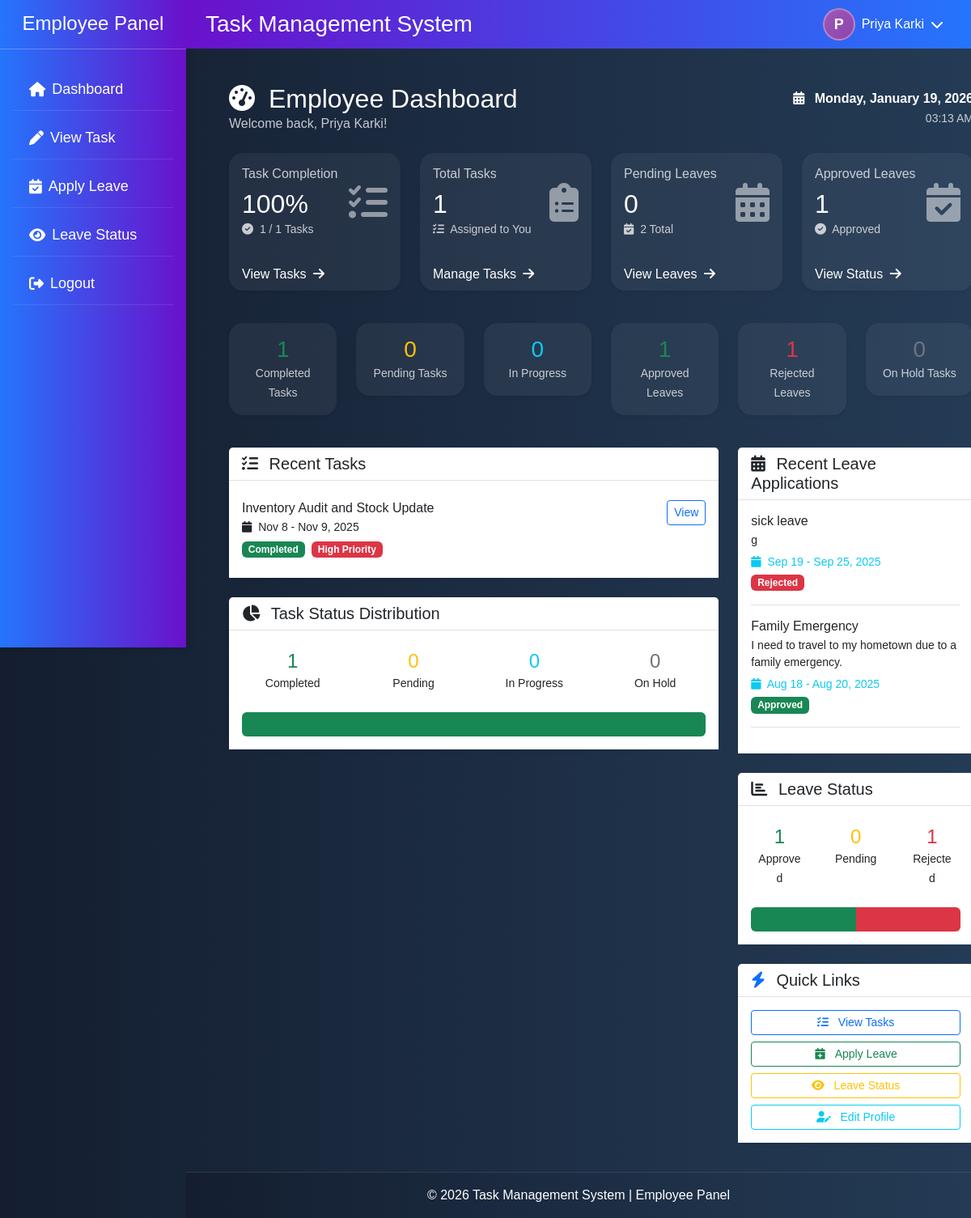
Page /user/dashboard.php (signed in) on the committed database.
### tables this page shows
CREATE TABLE `task_assign` (
  `record_id` int(11) NOT NULL,
  `task_id` int(11) DEFAULT NULL,
  `users_id` int(11) DEFAULT NULL,
  `status` varchar(50) DEFAULT NULL
);

CREATE TABLE `task_manage` (
  `task_id` int(11) NOT NULL,
  `task_title` varchar(255) DEFAULT NULL,
  `task_description` text DEFAULT NULL,
  `created_date` datetime DEFAULT NULL,
  `users_id` int(11) DEFAULT NULL,
  `start_date` date DEFAULT NULL,
  `end_date` date DEFAULT NULL,
  `priority` varchar(50) DEFAULT NULL
);

CREATE TABLE `leave_apply` (
  `leave_id` int(11) NOT NULL,
  `users_id` int(11) DEFAULT NULL,
  `subject` varchar(255) DEFAULT NULL,
  `message` text DEFAULT NULL,
  `start_date` date DEFAULT NULL,
  `end_date` date DEFAULT NULL,
  `created_date` datetime DEFAULT NULL,
  `status` varchar(50) DEFAULT NULL
);

### user/dashboard.php (the view, shortened to what the rows shown need)
<?php
$user_id = (int) $_SESSION['users_id'];
$total_tasks_query = "SELECT COUNT(*) as total FROM task_assign WHERE users_id = $user_id";
$total_tasks_result = mysqli_query($conn, $total_tasks_query);
$total_tasks = mysqli_fetch_assoc($total_tasks_result)['total'] ?? 0;
$completed_tasks_query = "SELECT COUNT(*) as total FROM task_assign WHERE users_id = $user_id AND status = 'Completed'";
$completed_tasks_result = mysqli_query($conn, $completed_tasks_query);
$completed_tasks = mysqli_fetch_assoc($completed_tasks_result)['total'] ?? 0;
$task_completion_rate = $total_tasks > 0 ? round(($completed_tasks / $total_tasks) * 100, 1) : 0;
$approved_leaves_query = "SELECT COUNT(*) as total FROM leave_apply WHERE users_id = $user_id AND status = 'Approved'";
$approved_leaves_result = mysqli_query($conn, $approved_leaves_query);
$approved_leaves = mysqli_fetch_assoc($approved_leaves_result)['total'] ?? 0;
$pending_leaves_query = "SELECT COUNT(*) as total FROM leave_apply WHERE users_id = $user_id AND status = 'Pending'";
$pending_leaves_result = mysqli_query($conn, $pending_leaves_query);
$pending_leaves = mysqli_fetch_assoc($pending_leaves_result)['total'] ?? 0;
$recent_tasks_query = "
    SELECT ta.*, tm.task_title, tm.priority, tm.start_date, tm.end_date
    FROM task_assign ta
    JOIN task_manage tm ON ta.task_id = tm.task_id
    WHERE ta.users_id = $user_id
    ORDER BY ta.record_id DESC
    LIMIT 5
";
$recent_tasks_result = mysqli_query($conn, $recent_tasks_query);
$recent_leaves_query = "
    SELECT * FROM leave_apply
    WHERE users_id = $user_id
    ORDER BY created_date DESC
    LIMIT 5
";
$recent_leaves_result = mysqli_query($conn, $recent_leaves_query);
?>
<div class="manage_task" style="width: 80vw; margin-left: 263px; margin-top: 83px; padding: 20px;">
    <div class="row">
        <div class="col-md-12">
            <div class="d-flex justify-content-between align-items-center mb-4">
                <div>
                    <h2 class="mb-0 text-white"><i class="fas fa-tachometer-alt me-2"></i> Employee Dashboard</h2>
                </div>
            </div>
            <div class="row mb-4">
                <div class="col-md-3 mb-3">
                    <div class="card border-0 shadow-sm h-100" style="background: linear-gradient(135deg, #667eea 0%, #764ba2 100%);">
                        <div class="card-body text-white">
                            <div class="d-flex justify-content-between align-items-center">
                                <div>
                                    <h2 class="mb-0"><?php echo $task_completion_rate; ?>%</h2>
                                </div>
                            </div>
                        </div>
                    </div>
                </div>
                <div class="col-md-3 mb-3">
                    <div class="card border-0 shadow-sm h-100" style="background: linear-gradient(135deg, #f093fb 0%, #f5576c 100%);">
                        <div class="card-body text-white">
                            <div class="d-flex justify-content-between align-items-center">
                                <div>
                                    <h2 class="mb-0"><?php echo $total_tasks; ?></h2>
                                </div>
                            </div>
                        </div>
                    </div>
                </div>
                <div class="col-md-3 mb-3">
                    <div class="card border-0 shadow-sm h-100" style="background: linear-gradient(135deg, #4facfe 0%, #00f2fe 100%);">
                        <div class="card-body text-white">
                            <div class="d-flex justify-content-between align-items-center">
                                <div>
                                    <h2 class="mb-0"><?php echo $pending_leaves; ?></h2>
                                </div>
                            </div>
                        </div>
                    </div>
                </div>
                <div class="col-md-3 mb-3">
                    <div class="card border-0 shadow-sm h-100" style="background: linear-gradient(135deg, #fa709a 0%, #fee140 100%);">
                        <div class="card-body text-white">
                            <div class="d-flex justify-content-between align-items-center">
                                <div>
                                    <h2 class="mb-0"><?php echo $approved_leaves; ?></h2>
                                </div>
                            </div>
                        </div>
                    </div>
                </div>
            </div>
            <div class="row">
                <div class="col-md-8">
                    <div class="card border-0 shadow-sm mb-4">
                        <div class="card-body bg-white">
                            <?php if ($recent_tasks_result && mysqli_num_rows($recent_tasks_result) > 0): ?>
                                <div class="list-group list-group-flush">
                                    <?php while ($task = mysqli_fetch_assoc($recent_tasks_result)):
                                        $status_badge = [
                                            'Completed' => 'success',
                                            'In Progress' => 'primary',
                                            'Pending' => 'warning',
                                            'Not Started' => 'secondary',
                                            'On Hold' => 'info',
                                            'Cancelled' => 'danger'
                                        ];
                                        $priority_badge = [
                                            'High' => 'danger',
                                            'Medium' => 'warning',
                                            'Low' => 'info'
                                        ];
                                        $status_color = $status_badge[$task['status']] ?? 'secondary';
                                        $priority_color = $priority_badge[$task['priority']] ?? 'secondary';
                                    ?>
                                        <div class="list-group-item border-0 px-0">
                                            <div class="d-flex justify-content-between align-items-start">
                                                <div class="flex-grow-1">
                                                    <h6 class="mb-1 text-dark"><?php echo htmlspecialchars($task['task_title']); ?></h6>
                                                    <p class="mb-1 text-dark small">
                                                        <i class="fas fa-calendar me-1"></i>
                                                        <?php echo date('M j', strtotime($task['start_date'])); ?> -
                                                        <?php echo date('M j, Y', strtotime($task['end_date'])); ?>
                                                    </p>
                                                    <div>
                                                        <span class="badge bg-<?php echo $status_color; ?> me-1"><?php echo $task['status']; ?></span>
                                                        <?php if ($task['priority']): ?>
                                                            <span class="badge bg-<?php echo $priority_color; ?>"><?php echo $task['priority']; ?> Priority</span>
                                                        <?php endif; ?>
                                                    </div>
                                                </div>
                                                <a href="<?php echo BASE_URL; ?>/user/task/task_manage.php" class="btn btn-sm btn-outline-primary">
                                                    View
                                                </a>
                                            </div>
                                        </div>
                                    <?php endwhile; ?>
                                </div>
                            <?php endif; ?>
                        </div>
                    </div>
                </div>
                <div class="col-md-4">
                    <div class="card border-0 shadow-sm mb-4">
                        <div class="card-body bg-white" style="max-height: 350px; overflow-y: auto;">
                            <?php if ($recent_leaves_result && mysqli_num_rows($recent_leaves_result) > 0): ?>
                                <?php while ($leave = mysqli_fetch_assoc($recent_leaves_result)):
                                    $leave_status_color = [
                                        'Approved' => 'success',
                                        'Pending' => 'warning',
                                        'Rejected' => 'danger'
                                    ];
                                    $status_color = $leave_status_color[$leave['status']] ?? 'secondary';
                                ?>
                                    <div class="mb-3 pb-3 border-bottom">
                                        <div class="d-flex justify-content-between align-items-start">
                                            <div class="flex-grow-1">
                                                <h6 class="mb-1 text-dark"><?php echo htmlspecialchars($leave['subject']); ?></h6>
                                                <p class="mb-1 text-dark small"><?php echo htmlspecialchars($leave['message']); ?></p>
                                                <small class="text-info">
                                                    <i class="fas fa-calendar me-1"></i>
                                                    <?php echo date('M j', strtotime($leave['start_date'])); ?> -
                                                    <?php echo date('M j, Y', strtotime($leave['end_date'])); ?>
                                                </small>
                                                <br>
                                                <span class="badge bg-<?php echo $status_color; ?> mt-1"><?php echo $leave['status']; ?></span>
                                            </div>
                                        </div>
                                    </div>
                                <?php endwhile; ?>
                            <?php endif; ?>
                        </div>
                    </div>
                </div>
            </div>
        </div>
    </div>
</div>

### rows in the picture
task_assign: task.task_title "Inventory Audit and Stock Update", task.start_date "Nov 8", task.end_date "Nov 9, 2025", status "Completed", task.priority "High"
leave_apply: subject "sick leave", message "g", start_date "Sep 19", end_date "Sep 25, 2025", status "Rejected"
leave_apply: subject "Family Emergency", message "I need to travel to my hometown due to a family emergency.", start_date "Aug 18", end_date "Aug 20, 2025", status "Approved"

### other values in the picture
$firstLetter "P"
$loggedInName "Priya Karki"
$_SESSION['name'] "Priya Karki"
$task_completion_rate "100"
$completed_tasks "1"
$total_tasks "1"
$pending_leaves "0"
$total_leaves "2"
$approved_leaves "1"
$pending_tasks "0"
$in_progress_tasks "0"
$rejected_leaves "1"
$on_hold_tasks "0"
